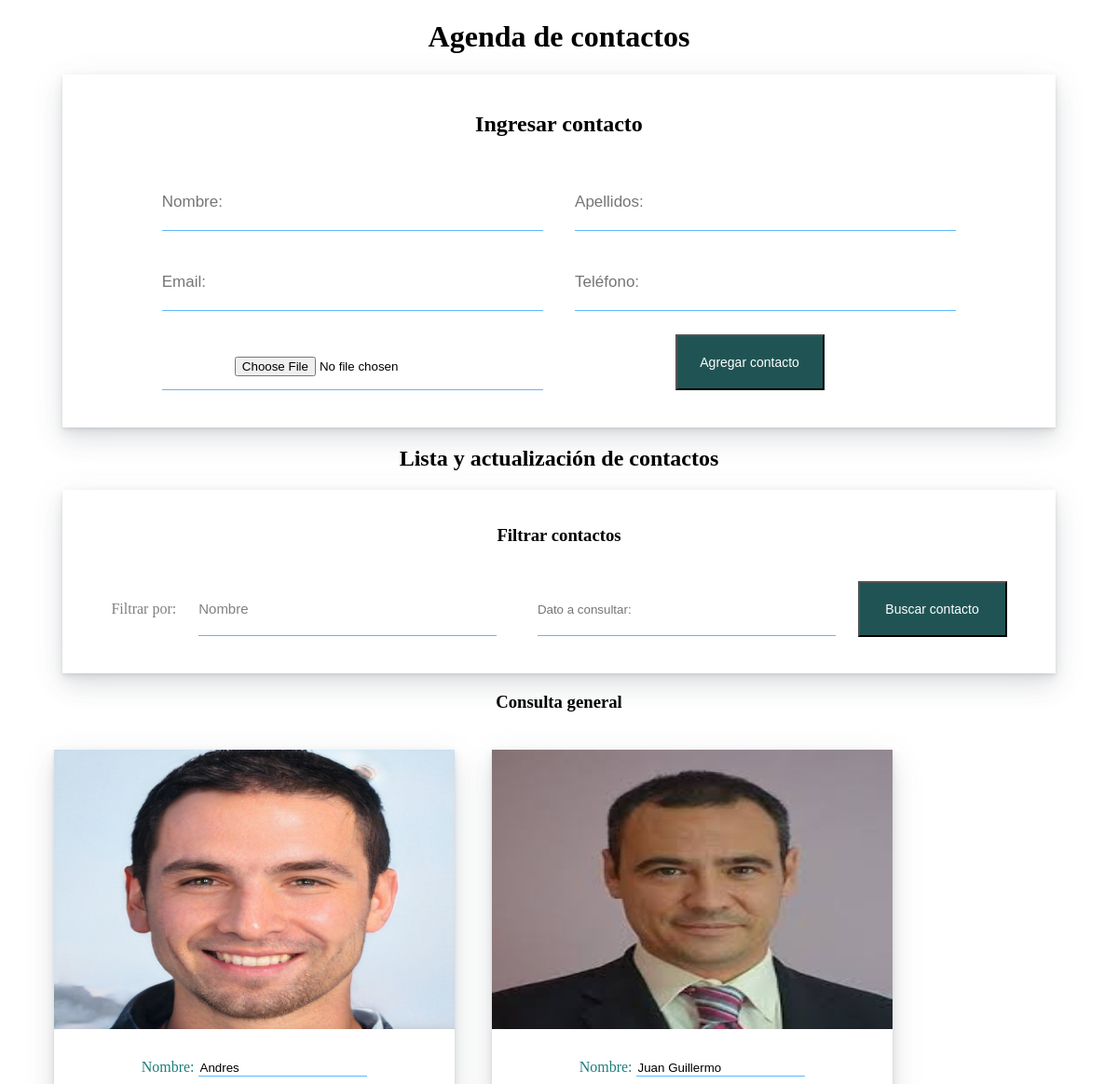
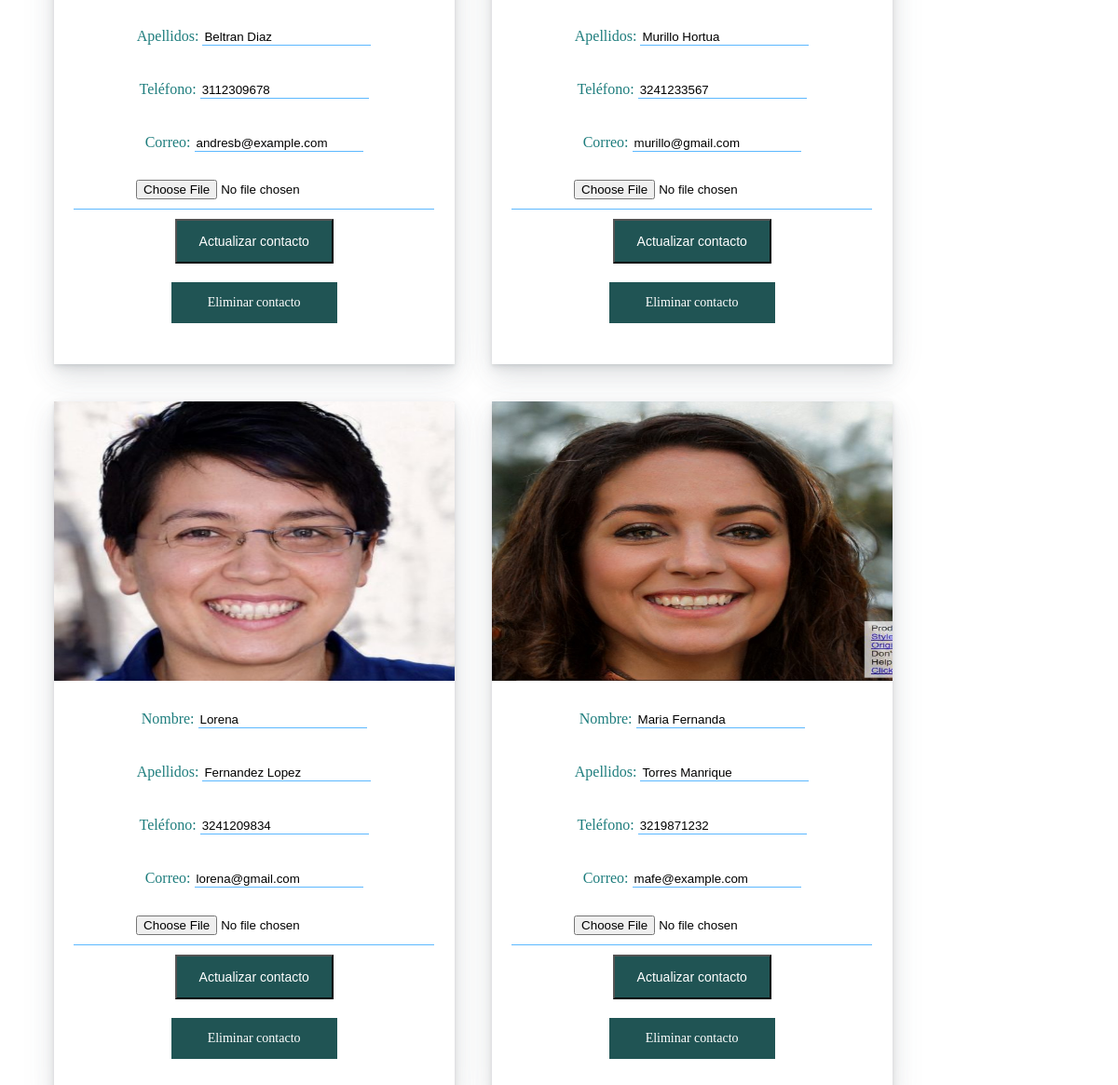
The page / on the database its author committed (2 pictures, top to bottom).
### tables this page shows
CREATE TABLE `contacto` (
  `id` int(11) NOT NULL,
  `names` varchar(255) NOT NULL,
  `lastName` varchar(255) NOT NULL,
  `phone` int(10) UNSIGNED NOT NULL,
  `email` varchar(255) NOT NULL,
  `photo` longblob NOT NULL
);

### index.php (the view, shortened to what this page needs)
<?php
require('conexion.php');
$sql = "SELECT * FROM contacto ORDER BY names ASC";
$resultado = mysqli_query($conexion, $sql);
$resultado_contactos = mysqli_fetch_all($resultado);
if(mysqli_num_rows($resultado)==0){
    $mensaje = "<h3>No hay registros en la BD</h3>";
}else{
    $mensaje = "<h3>Consulta general</h3>";
}
?>
<!DOCTYPE html>
<html lang="en">
<head>
    <link rel="stylesheet" href="css/style.css">
</head>
<body>
    <h1>Agenda de contactos</h1>
    <div class="container">
        <h2>Ingresar contacto</h2>
        <form  class="formAgregar" method="POST" action="agregar.php" enctype="multipart/form-data">
            <input type="text" name="names" id="name" placeholder="Nombre:" required>
            <input type="text" name="lastName" id="lastName" placeholder="Apellidos:" required>
            <input type="email" name="email" id="email" placeholder="Email:" required>
            <input type="number" name="phone" id="phone" placeholder="Teléfono:" required>
            <div class="divFile">
                <input type="file" class="file" name="photo" required>
            </div>
            <input type="submit" value="Agregar contacto"/>
        </form>
    </div>
    <h2>Lista y actualización de contactos</h2>
    <div class="container">
        <form class="formQuery" method="GET" enctype="multipart/form-data">
            <h3>Filtrar contactos</h3>
            <label for="" style="color: gray;">Filtrar por:</label>
            <select class="itemQuery" name="itemQuery">
                <option value="names" selected>Nombre</option>
            </select>
            <input type="text" name="filter" id="filter" placeholder="Dato a consultar:" required>
            <input type="submit" value="Buscar contacto"/>
        </form>
    </div>
    <?php echo $mensaje ?>
    <div class="containerTwo">
         <?php foreach($resultado_contactos as $registro): ?>
            <form method="POST" action="actualizar.php" enctype="multipart/form-data">
                <div class="card">
                    <img class="images" src="<?php echo $registro[5]; ?>" alt="">
                    <div class="row">
                        <label class="labelsContact" for="namesUpdate">Nombre: </label>
                        <input type="text" name="namesUpdate" id="namesUpdate" value="<?php echo $registro[1]; ?>" required/>
                    </div>
                    <div class=row>
                        <label class="labelsContact" for="lastNameUpdate">Apellidos: </label>
                        <input type="text" name="lastNameUpdate" id="lastNameUpdate" value="<?php echo $registro[2]; ?>" required/>
                    </div>
                    <div class="row">
                        <label class="labelsContact" for="phoneUpdate">Teléfono: </label>
                        <input type="number" name="phoneUpdate" id="phoneUpdate" value="<?php echo $registro[3]; ?>" required/>
                    </div>
                    <div class="row">
                        <label class="labelsContact" for="emailUpdate">Correo: </label>
                        <input type="email" name="emailUpdate" id="emailUpdate" value="<?php echo $registro[4]; ?>" required/>
                    </div>
                    <div class="divFile">
                        <input class="file" type="file" name="photoUpdate" required/>
                    </div>
                    <div class="buttonsActions">
                        <input class="buttonUpdate" name="btnEnviar" type="submit" value="Actualizar contacto">
                        <a id="Eliminar" href="eliminar.php?idContact=<?php echo $registro[0]; ?>">Eliminar contacto</a>
                    </div>
                </div>
            </form>
        <?php endforeach; ?>
    </div>
</body>
</html>

### css/style.css (style rules this page uses)
h1, h2, h3 { text-align: center; }
.container { width: 90%; padding: 20px 0; margin: 20px auto; box-shadow: 0 .46875rem 2.1875rem rgba(90,97,105,.1),0 .9375rem 1.40625rem rgba(90,97,105,.1),0 .25rem .53125rem rgba(90,97,105,.12),0 .125rem .1875rem rgba(90,97,105,.1); }
.formAgregar { display: flex; justify-content: space-between; flex-wrap: wrap; width: 80%; margin: 0 auto; padding: 20px; }
.formAgregar input[type="text"], .formAgregar input[type="email"], .formAgregar input[type="number"] { width: 48%; margin-bottom: 25px; padding: 20px 0; border: 0; border-bottom: 1px solid #5cb8ff; font-size: 17px; }
input[type="submit"] { font-size: 14px; color: #fff; background: #205454; width: 160px; margin: 0 auto; padding: 20px; }
.divFile { display: flex; border-bottom: 1px solid #5cb8ff; align-items: center; width: 48%; }
.file { padding-top: 10px; }
.containerTwo { display: flex; flex-wrap: wrap; width: 95%; margin: 20px auto; }
.card { width: 430px; min-height: 750px; margin: 20px; box-shadow: 0 .46875rem 2.1875rem rgba(90,97,105,.1),0 .9375rem 1.40625rem rgba(90,97,105,.1),0 .25rem .53125rem rgba(90,97,105,.12),0 .125rem .1875rem rgba(90,97,105,.1) }
.images { width: 100%; height: 300px; }
.row { width: 100%; padding: 10px 0; text-align: center; }
.file { display: block; margin: 10px auto; }
.labelsContact { color: #1e7d7d; }
.buttonUpdate { display: block; margin: 0 auto; padding: 5px 30px; }
.card input[type="text"], .card input[type="email"], .card input[type="number"] { padding-top: 20px; border: 0; border-bottom: 1px solid #5cb8ff; }
input[type=number] { -moz-appearance:textfield; }
.card input[type="submit"] { display: block; width: 170px; padding: 14px 24px; margin: 10px auto; }
.card .divFile { width: 90%; margin: 0 auto; }
.buttonsActions { width: 100%; display: flex; flex-direction: column; }
#Eliminar { font-size: 14px; color: #fff; background: #205454; padding: 14px 24px; display: inline-block; width: 130px; text-decoration: none; text-align: center; margin: 10px auto; }
.formQuery { text-align: center; }
.itemQuery { width: 30%; padding: 20px 0; margin: 20px; border: 0; border-bottom: 1px solid #5cb8ff; background-color: white; -moz-appearance: none; -webkit-appearance: none; font-size: 15px; color: grey; }
.formQuery input[type="text"] { width: 30%; padding: 20px 0; margin: 20px; border: 0; border-bottom: 1px solid #5cb8ff; }

### rows shown on the page
contacto: photo (picture), namesUpdate "Andres", lastNameUpdate "Beltran Diaz", phoneUpdate "3112309678", emailUpdate "andresb@example.com"
contacto: photo (picture), namesUpdate "Juan Guillermo", lastNameUpdate "Murillo Hortua", phoneUpdate "3241233567", emailUpdate "murillo@gmail.com"
contacto: photo (picture), namesUpdate "Lorena", lastNameUpdate "Fernandez Lopez", phoneUpdate "3241209834", emailUpdate "lorena@gmail.com"
contacto: photo (picture), namesUpdate "Maria Fernanda", lastNameUpdate "Torres Manrique", phoneUpdate "3219871232", emailUpdate "mafe@example.com"
